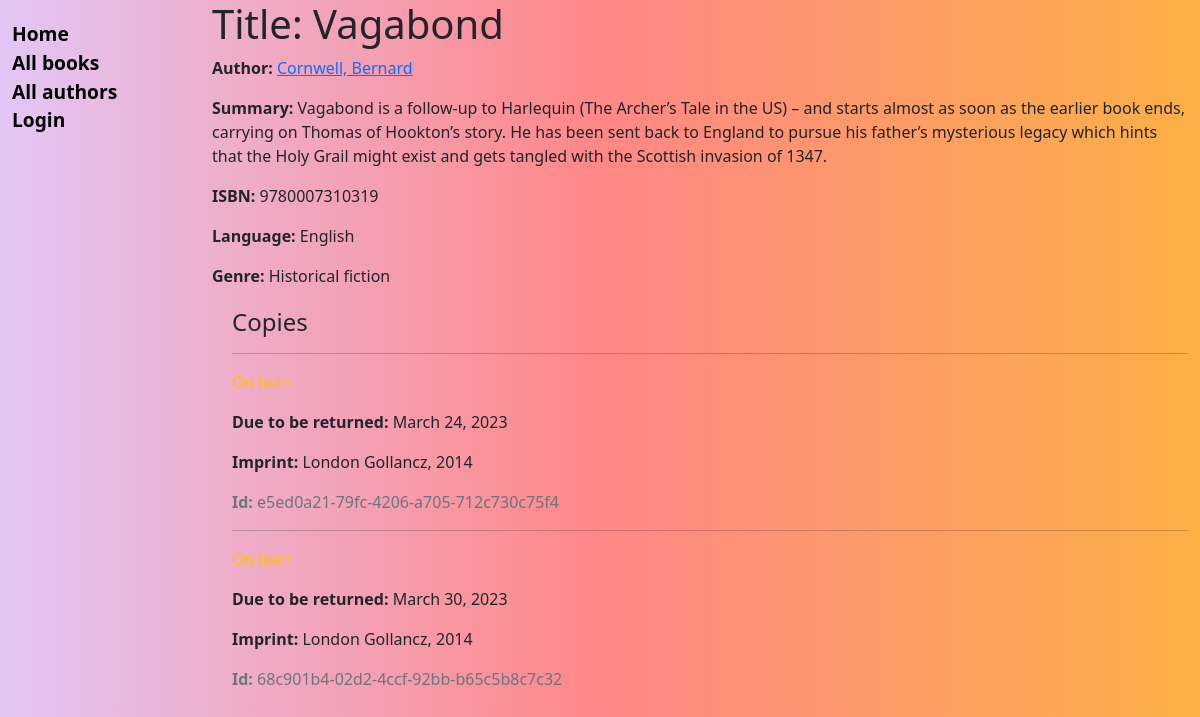
Before: /catalog/book/7 with the older database file.
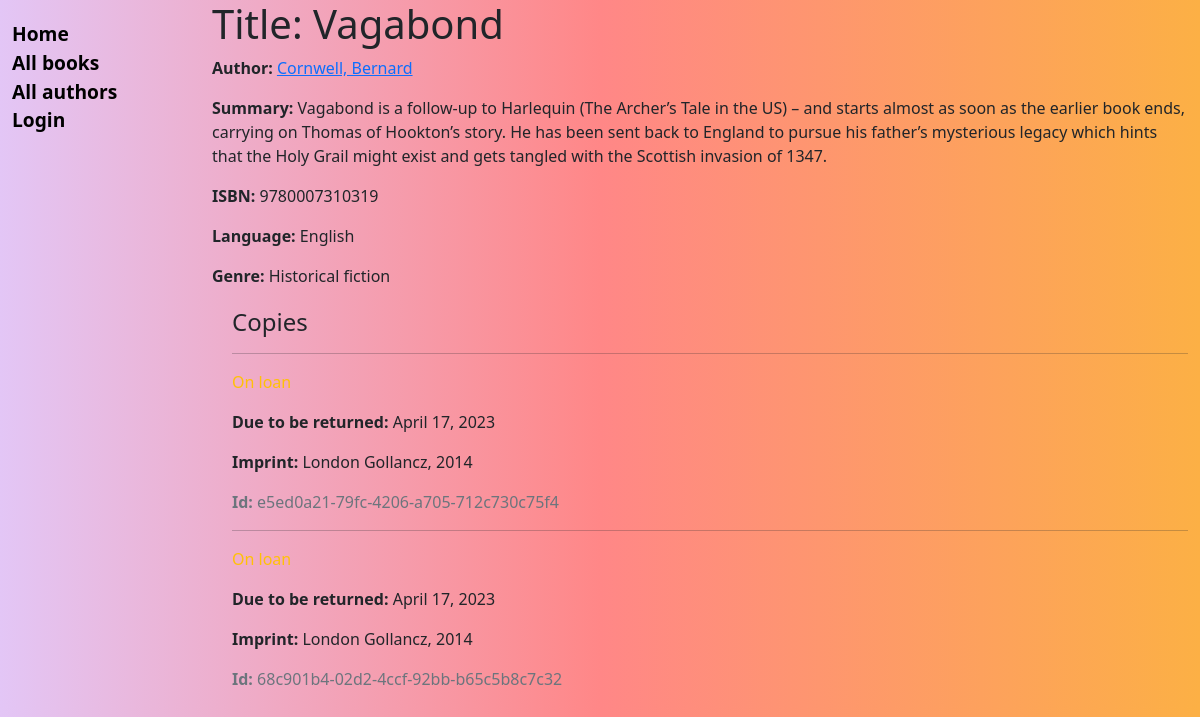
After: the same page with the newer database file.
### catalog/models.py (models this page shows, shortened)
class BookInstance(models.Model):
    id = models.UUIDField(
        primary_key=True,
        default=uuid.uuid4,
        help_text="Unique ID for this particular book across whole library",
    )
    book = models.ForeignKey("Book", on_delete=models.RESTRICT, null=True)
    imprint = models.CharField(max_length=200)
    due_back = models.DateField(null=True, blank=True)
    LOAN_STATUS = (
        ("m", "Maintenance"),
        ("o", "On loan"),
        ("a", "Available"),
        ("r", "Reserved"),
    )
    status = models.CharField(
        max_length=1,
        choices=LOAN_STATUS,
        blank=True,
        default="m",
        help_text="Book availability",
    )
    borrower = models.ForeignKey(
        User, on_delete=models.SET_NULL, null=True, blank=True
    )  # add borrower with a foreign key to the User model
    class Meta:
        ordering = ["due_back"]
        permissions = (("can_mark_returned", "Set book as returned"),)

### catalog/views.py (the view)
# urls.py: path("book/<int:pk>", views.BookDetailView.as_view(), name="book-detail"),
class BookDetailView(generic.DetailView):
    model = Book

### catalog/models.py (called while the page is built)
    def __str__(self):
        return self.name

    def __str__(self):
        return self.name

    def get_absolute_url(self):
        return reverse("catalog:author-detail", args=[str(self.id)])

    def __str__(self):
        return f"{self.last_name}, {self.first_name}"

### catalog/templates/catalog/book_detail.html (shortened to what this page needs)
{% extends "base_generic.html" %} {% block content %}
<h1>Title: {{ book.title }}</h1>
<p>
	<strong>Author:</strong>
	<a href="{{ book.author.get_absolute_url }}"> {{ book.author }}</a>
</p>
<p><strong>Summary:</strong> {{ book.summary }}</p>
<p><strong>ISBN:</strong> {{ book.isbn }}</p>
<p><strong>Language:</strong> {{ book.language }}</p>
<p><strong>Genre:</strong> {{ book.genre.all|join:", " }}</p>
<div style="margin-left: 20px; margin-top: 20px">
	<h4>Copies</h4>
	{% for copy in book.bookinstance_set.all %}
	<hr />
	<p
		class="{% if copy.status == 'a' %}text-success{% elif copy.status == 'm' %}text-danger{% else %}text-warning{% endif %}">
	</p>
	{% if copy.status != 'a' %}
	<p><strong>Due to be returned:</strong> {{ copy.due_back }}</p>
	{% endif %}
	<p><strong>Imprint:</strong> {{ copy.imprint }}</p>
	<p class="text-muted"><strong>Id:</strong> {{ copy.id }}</p>
	{% endfor %}
</div>
{% endblock %}

Changed rows visible on the page:
changed BookInstance "e5ed0a21-79fc-4206-a705-712c730c75f4": due_back "March 24, 2023" → "April 17, 2023"
changed BookInstance "68c901b4-02d2-4ccf-92bb-b65c5b8c7c32": due_back "March 30, 2023" → "April 17, 2023"
